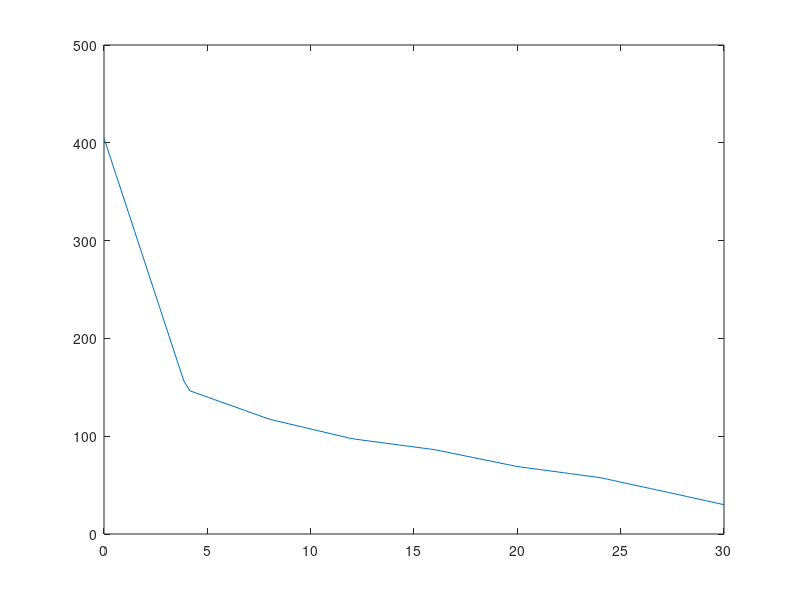
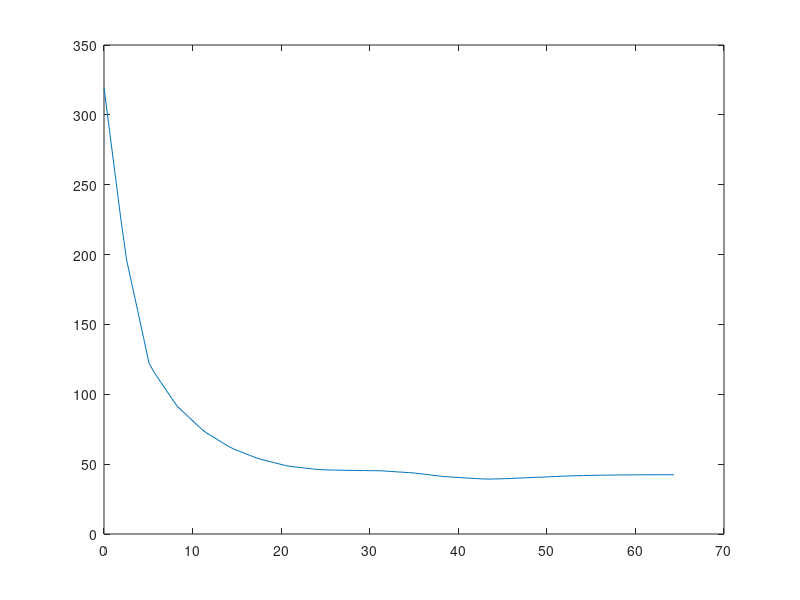

MATLAB code for these plots, in order:
clc
clear all

%% Material data
E=210e9; %youngs modulus
nu=0.3; %poissons ratio 
F_min=-10e3; %min force
F_max=40e3; %max force
l_o=133; %
t=12; %plate thickness
a=4; %weld thickness
h=100; %height of welded horizontal plate
m=3; %slope for steels
FAT=40; %fatigue class for method 1&2
FAT_hs=100; %fatigue class for hot spot stress
F_r=F_max-F_min; %force range
R=F_min/F_max; 

%% Method 1 
W_b=(h*a)*(t+(h/3)); %section modulus
sigma_nom1=(F_r*l_o)/(2*W_b); %nominal stress in MPa
N_f1= 2*(10^6)*(FAT/sigma_nom1)^m; %fatigue life cycle from method 1

%% Method 2 
sigma_avg=233.6538; %average stress using method 2 in MPa
A_w= (2*a*t)+(a^2); %weld area
A= (t^2)/2; %area along longitudinal stress
sigma_nom2=(sigma_avg*A)/A_w; %nominal stress in MPa
N_f2= 2*(10^6)*(FAT/sigma_nom2)^m; %fatigue life cycle from method 2

L_m2=[	0.	404.75	
0.29703	385.66	
0.59406	366.56	
0.89109	347.47	
1.1881	328.38	
1.4851	309.28	
1.7822	290.19	
2.0792	271.09	
2.3762	252.	
2.6733	232.9	
2.9703	213.81	
3.2673	194.71	
3.5644	175.62	
3.8614	156.53	
4.1584	146.42	
4.4554	144.17	
4.7525	141.93	
5.0495	139.68	
5.3465	137.44	
5.6436	135.19	
5.9406	132.95	
6.2376	130.71	
6.5347	128.46	
6.8317	126.22	
7.1287	123.97	
7.4257	121.73	
7.7228	119.48	
8.0198	117.34	
8.3168	115.81	
8.6139	114.32	
8.9109	112.84	
9.2079	111.36	
9.505	109.87	
9.802	108.39	
10.099	106.91	
10.396	105.43	
10.693	103.94	
10.99	102.46	
11.287	100.98	
11.584	99.493	
11.881	98.01	
12.178	96.918	
12.475	96.087	
12.772	95.256	
13.069	94.426	
13.366	93.595	
13.663	92.764	
13.96	91.933	
14.257	91.102	
14.554	90.271	
14.851	89.441	
15.149	88.61	
15.446	87.779	
15.743	86.948	
16.04	86.057	
16.337	84.777	
16.634	83.496	
16.931	82.216	
17.228	80.935	
17.525	79.655	
17.822	78.374	
18.119	77.093	
18.416	75.813	
18.713	74.532	
19.01	73.252	
19.307	71.971	
19.604	70.691	
19.901	69.41	
20.198	68.423	
20.495	67.583	
20.792	66.742	
21.089	65.902	
21.386	65.062	
21.683	64.221	
21.98	63.381	
22.277	62.541	
22.574	61.7	
22.871	60.86	
23.168	60.019	
23.465	59.179	
23.762	58.339	
24.059	57.394	
24.356	56.032	
24.653	54.669	
24.95	53.307	
25.248	51.945	
25.545	50.582	
25.842	49.22	
26.139	47.858	
26.436	46.495	
26.733	45.133	
27.03	43.771	
27.327	42.408	
27.624	41.046	
27.921	39.684	
28.218	38.299	
28.515	36.906	
28.812	35.513	
29.109	34.121	
29.406	32.728	
29.703	31.335	
30.	29.942	
];

figure(1) 
plot(L_m2(:,1),L_m2(:,2));

%% Hot spot stress
sigma_04t=121.98;
sigma_10t=70.317;
sigma_hs=(1.67*sigma_04t)-(0.67*sigma_10t); %hot spot stress in MPa
N_fhs= 2*(10^6)*(FAT_hs/sigma_hs)^m; %fatigue life cycle from hot spot stress

L_hs=[0.	    319.52	
0.63706	288.01	
1.2741	256.49	
1.9112	224.98	
2.5482	196.25	
3.1853	177.75	
3.8224	159.26	
4.4594	140.64	
5.0965	121.98	
5.7335	115.09	
6.3706	109.05	
7.0077	103.07	
7.6447	97.157	
8.2818	91.345	
8.9189	87.555	
9.5559	83.765	
10.193	79.975	
10.83	76.185	
11.467	72.781	
12.104	70.317	
12.741	67.849	
13.378	65.381	
14.015	62.913	
14.652	60.786	
15.289	59.21	
15.927	57.626	
16.564	56.043	
17.201	54.46	
17.838	53.231	
18.475	52.224	
19.112	51.217	
19.749	50.21	
20.386	49.193	
21.023	48.395	
21.66	47.936	
22.297	47.478	
22.934	47.019	
23.571	46.56	
24.208	46.101	
24.845	45.977	
25.482	45.851	
26.119	45.745	
26.757	45.661	
27.394	45.578	
28.031	45.5	
28.668	45.451	
29.305	45.403	
29.942	45.354	
30.579	45.306	
31.216	45.245	
31.853	45.002	
32.49	44.732	
33.127	44.473	
33.764	44.215	
34.401	43.957	
35.038	43.662	
35.675	43.187	
36.312	42.701	
36.95	42.206	
37.587	41.711	
38.224	41.216	
38.861	40.912	
39.498	40.659	
40.135	40.406	
40.772	40.158	
41.409	39.917	
42.046	39.676	
42.683	39.435	
43.32	39.275	
43.957	39.37	
44.594	39.465	
45.231	39.584	
45.868	39.758	
46.505	39.932	
47.143	40.106	
47.78	40.281	
48.417	40.455	
49.054	40.618	
49.691	40.791	
50.328	40.974	
50.965	41.157	
51.602	41.341	
52.239	41.508	
52.876	41.636	
53.513	41.737	
54.15	41.838	
54.787	41.939	
55.424	42.024	
56.061	42.08	
56.698	42.135	
57.335	42.189	
57.973	42.236	
58.61	42.271	
59.247	42.301	
59.884	42.331	
60.521	42.361	
61.158	42.388	
61.795	42.409	
62.432	42.422	
63.069	42.427	
63.706	42.432	
64.343	42.438	
];

figure(2) 
plot(L_hs(:,1),L_hs(:,2));
%% Stress relieved specimen
f=(-0.4*R)+1.2;
FAT_sr=FAT*f;
FAT_hs_sr=FAT_hs*f;
N_f1_sr= 2*(10^6)*(FAT_sr/sigma_nom1)^m; %fatigue life cycle from method 1 for stress relieve 
N_f2_sr= 2*(10^6)*(FAT_sr/sigma_nom2)^m; %fatigue life cycle from method 2 for stress relieve
N_fhs_sr= 2*(10^6)*(FAT_hs_sr/sigma_hs)^m; %fatigue life cycle from hot spot stress for stress relieve

